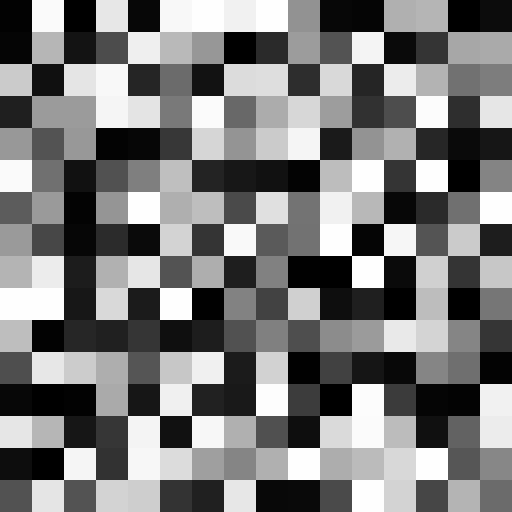
Frame 1 (no input)
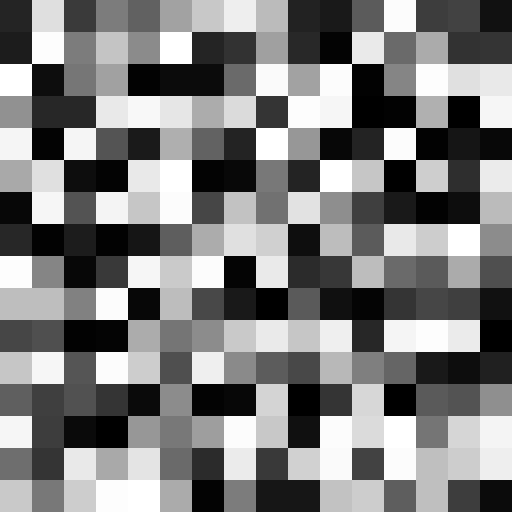
Frame 60 (no input)
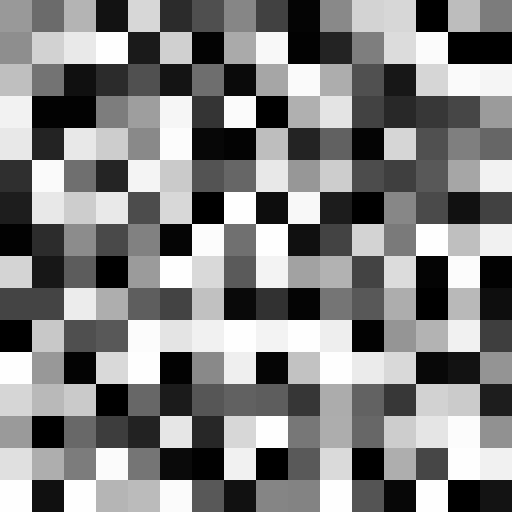
Frame 120 (the mouse pressed at the canvas centre since frame 60)

The p5.js sketch that drew these frames (run headless with seeded random() and noise() and a simulated clock; from frame 60 on, the mouse is pressed at the canvas centre):

// p5.js sketch
// ── sketch.js
function setup() {
  createCanvas(512, 512);
  offsets = [];
  for (i = 0; i < 256; i++) {
  offsets.push(random(0, TAU));
  }
}

function draw() {
  background(0);
  noStroke();
  for (i = 0; i < 256; i++) {
  fill(floor(127.5 * sin(offsets[i] + millis()/1000) + 127.5));
  square((i % 16) * 32, floor(i/16) * 32, 32);
  }
}
